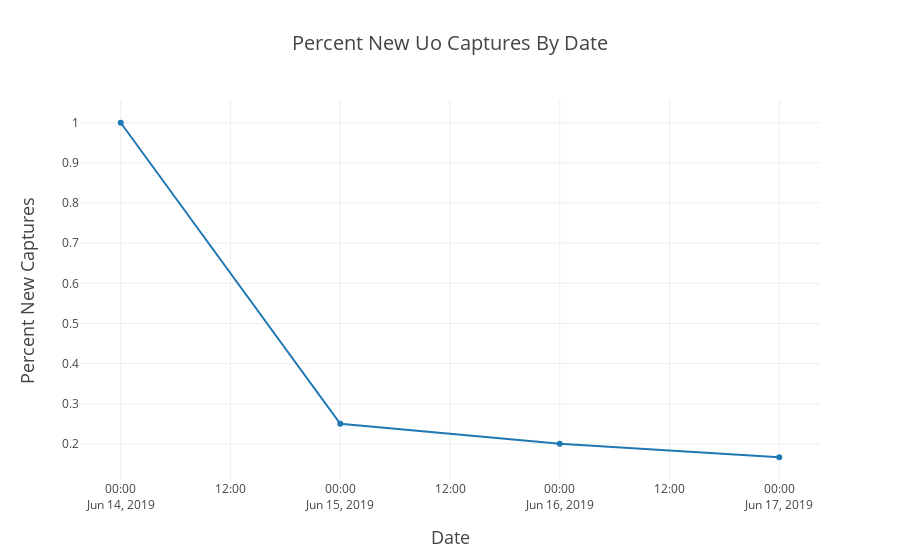

Write notebook code for a chart like this one.
### Code cell
species ='Uo'
# from datetime import datetime

PercNew = go.Scatter(x=nCaptures.loc[nCaptures.Species==species].Date, 
                y=nCaptures.loc[nCaptures.Species==species].percNew,
               mode = 'lines+markers',  name = '% New')
data = [PercNew]
layout = go.Layout(
    title = 'Percent New {} Captures By Date'.format(species),
    titlefont = dict(
        size = 20),
    xaxis = dict(
#         dtick = 1,
        title = 'Date',
        titlefont = dict(
            size = 18)),
    yaxis = dict(
        title = 'Percent New Captures',
        titlefont = dict(
            size = 18)))
fig = go.Figure(
        data = data,
        layout = layout)
iplot(fig,
         filename = 'Percent New {} Captures By Date for {}.html'.format(species, year))

### Figure 1 — Plotly figure (JSON) as saved in the notebook; plotly's stock layout.template omitted (floating-point values rounded to 4 significant figures)
{"data": [{"mode": "lines+markers", "name": "% New", "type": "scatter", "uid": "e32e4be8-56c5-4b9b-87da-bfe1ac944771", "x": ["2019-06-14", "2019-06-15", "2019-06-16", "2019-06-17"], "y": [1, 0.25, 0.2, 0.1667]}], "layout": {"title": {"font": {"size": 20}, "text": "Percent New Uo Captures By Date"}, "xaxis": {"title": {"font": {"size": 18}, "text": "Date"}}, "yaxis": {"title": {"font": {"size": 18}, "text": "Percent New Captures"}}}}
